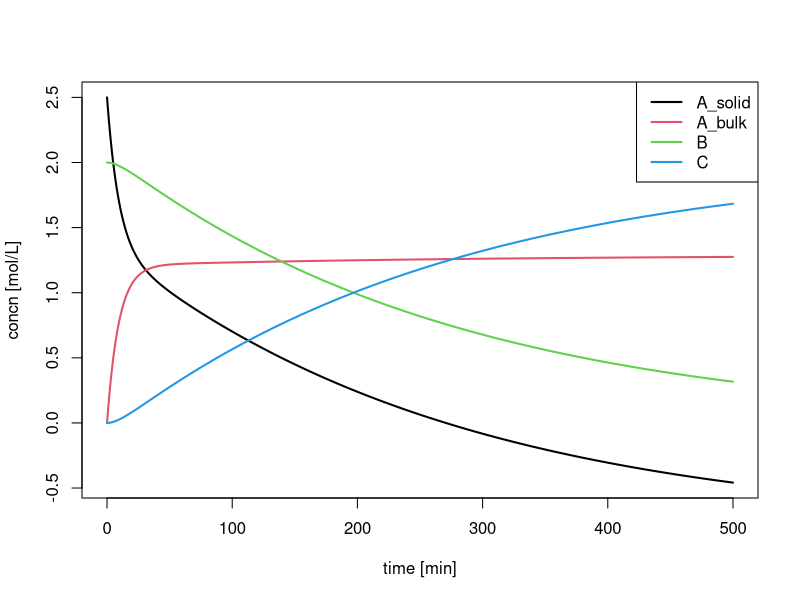
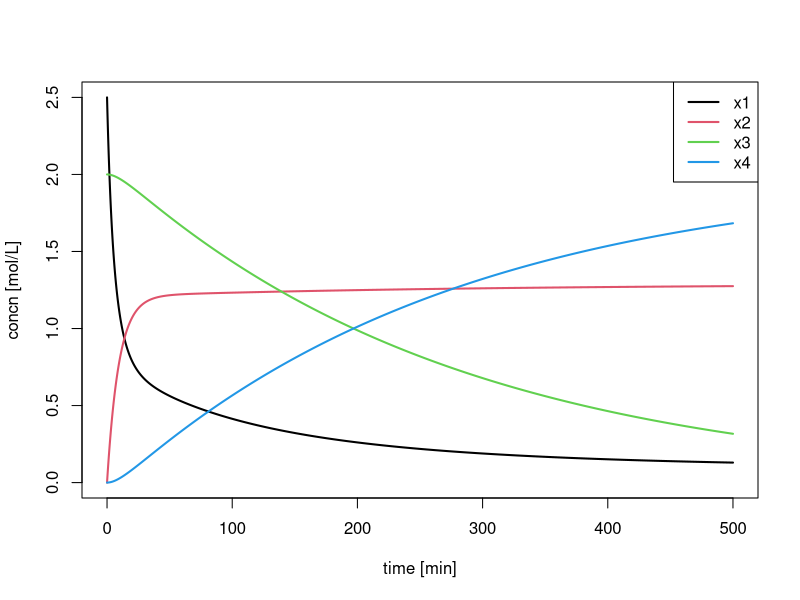

Generate these figures, in order, with R:
## ode system with negative solutions

library(deSolve) 

# inputs 
T = 0  + 273.15     # K (Kelvin ) / tTemperature 
V = 50              # mL / Volume
A_solid = 125/V     # mmol/mL = mol/L / initial concentration of product A_solid
B = 100/V           # mol/L / initial concentration of product B

# parameters
R = 8.314           # J/(K*mol) / gas constant
expfact_sat = 2
E_a_sat = 10^3

params <- c(k1 = 0.1, # rate constant of dissolution
            k2 = 3*10^(-3), # rate constant of reaction
            A_sat = expfact_sat*exp(-E_a_sat/(R*T))) # saturation of the A_bulk into the solvent

# initial values
state <- c(A_solid = A_solid, A_bulk = 0, B = B, C = 0)

# system of differential equations
derivs <- function(t, y, parms) {
  with(as.list(c(y, parms)), {
    dA_solid = -k1*(A_sat - A_bulk)
    dA_bulk = -k2*A_bulk*B + k1*(A_sat - A_bulk)
    dB = -k2*A_bulk*B
    dC = k2*A_bulk*B
    return(list(c(dA_solid, dA_bulk, dB, dC)))
  })                                                        
}

times = seq(0, 500, by = 0.01)
init <- ode(y = state, func = derivs, time = times, parms = params)

l = dim(init)[1]-1
matplot(init[,1], init[,-1], type = "l", lty = 1:1, lwd = c(2),
        col = 1:l, xlab = "time [min]", ylab = "concn [mol/L]")
legend("topright", colnames(init)[-1], col = 1:l, lwd = c(2))

### rewrite
logDeriv <- function(t, y, parms) {
  with(as.list(c(y, parms)), {
    dx1 = (-k1*(A_sat - x2)) 
    dx2 = -k2*x2*x3 + k1*(A_sat - x2)
    dx3 = -k2*x2*x3
    dx4 = k2*x2*x3
    return(list(c(dx1, dx2, dx3, dx4)))
  })                                                        
}

state <- c(x1 = log(A_solid), x2 = 0, x3 = B, x4 = 0)
times = seq(0, 500, by = 0.01)
init <- as.data.frame(ode(y = state, func = logDeriv, time = times, parms = params))

indTrans <- c(0,1,0,0,0)
init[,  which(indTrans>0)] = exp(init[,  which(indTrans>0)])

l = dim(init)[1]-1
matplot(init[,1], init[,-1], type = "l", lty = 1:1, lwd = c(2),
        col = 1:l, xlab = "time [min]", ylab = "concn [mol/L]")
legend("topright", colnames(init)[-1], col = 1:l, lwd = c(2))
